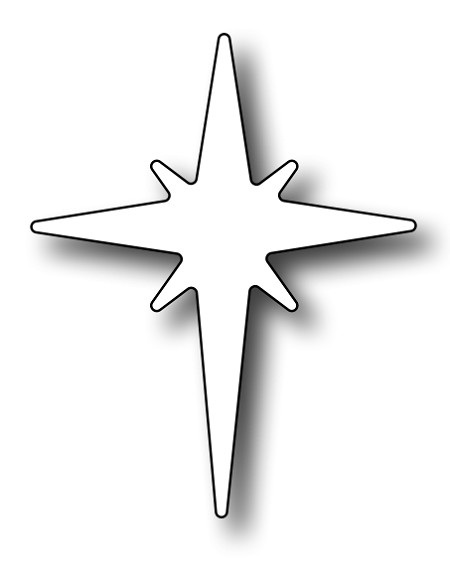
#> input picture OpenCV/Opencv documentations/OpenCV-Python Tutorials/Image Processing in OpenCV/Contours in OpenCV/star.jpg, 450 x 582 px
$ python 'Contour Features.py'
#> lines starting #> are read from the running program, lines starting #| are printed output that depends on the picture; after the words box and inside, x2 and y2 are one past the last pixel; in counts of white or black regions, pixels touching at a corner belong together
# Contour Features
import cv2
import numpy as np

img = cv2.imread('star.jpg',0)
#> img is the input picture: shape (582, 450); min 0, max 255, mean 241.5
ret,thresh = cv2.threshold(img,127,255,0)
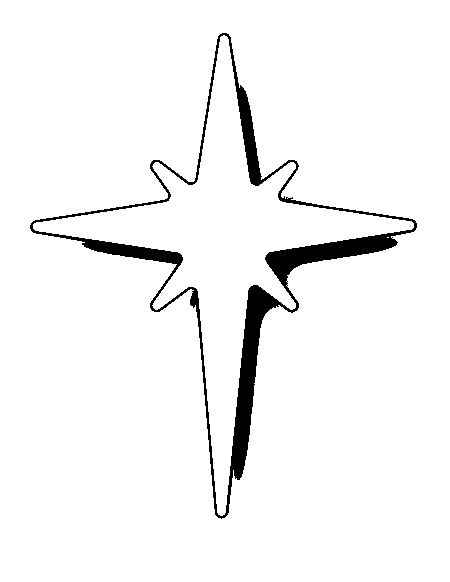
#> thresh: shape (582, 450); 95.8% white; 1 black region
contours,hierarchy = cv2.findContours(thresh, 1, 2)
#> contours = 7 contours, 4 with area under 20; largest, box (x1, y1, x2, y2) and area: (0, 0, 450, 582) 260869, (29, 32, 418, 520) 43088, (33, 35, 414, 516) 30426

cnt = contours[0]
#> cnt = [[286, 285], [287, 284], [288, 285], [287, 286]]
M = cv2.moments(cnt)
#> M = moments, m00 2, centre m10/m00, m01/m00 = (287, 285)
hull = cv2.convexHull(cnt)
#> hull = [[286, 285], [287, 284], [288, 285], [287, 286]]
cv2.imshow('img',hull)
cv2.waitKey(0)
cv2.destroyAllWindows()

$ run again, with OpenCV/Opencv documentations/OpenCV-Python Tutorials/Image Processing in OpenCV/Contours in OpenCV/test.jpg copied over OpenCV/Opencv documentations/OpenCV-Python Tutorials/Image Processing in OpenCV/Contours in OpenCV/star.jpg
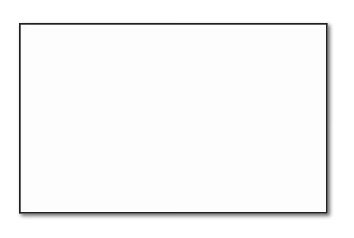
#> input picture OpenCV/Opencv documentations/OpenCV-Python Tutorials/Image Processing in OpenCV/Contours in OpenCV/test.jpg, 354 x 238 px
#> img is the input picture: shape (238, 354); min 21, max 255, mean 247.2
#> `ret,thresh = cv2.threshold(img,127,255,0)`:
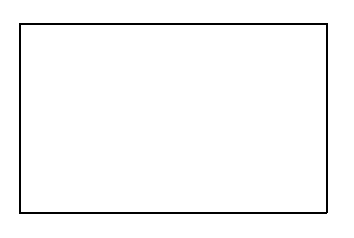
#> thresh: shape (238, 354); 97.6% white; black in thin lines or dots, all inside (x1, y1, x2, y2) = (19, 23, 328, 214)
#> contours = 3 contours; box (x1, y1, x2, y2) and area: (0, 0, 354, 238) 83661, (18, 22, 329, 215) 59516, (21, 25, 326, 212) 56544
#> cnt = [[21, 25], [21, 211], [325, 211], [325, 25]]
#> M = moments, m00 56544, centre m10/m00, m01/m00 = (173, 118)
#> hull = [[325, 25], [325, 211], [21, 211], [21, 25]]
